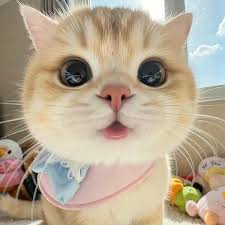
#> input picture OpenCV/Img/meo.jpg, 225 x 225 px, found by its file name
$ python 'Nhận diện đối tượng.py'
#> lines starting #> are read from the running program, lines starting #| are printed output that depends on the picture
# tổng quan  template Matching
# là phương pháp nhận dạng đối tượng cơ bản và dễ sử dụng
# phương pháp sẽ sử dụng bức ảnh nhận dạng (ảnh đích)
# quét trong vùng của ảnh anguoonf
# tuy nhiên phương ơhaps có nhược điểm khi ảnh bị xoay, scale

# một số hàm phương pháp ảnh nguồn(I), ảnh template(T), ma trận kết quả(R)

# eval(expression, [globals, locals)

# matchTemplate(image, templ, method)
# method là phương pháp so khớp
# Tên phương pháp	Ý nghĩa
# cv2.TM_CCOEFF	Hệ số tương quan
# cv2.TM_CCOEFF_NORMED	Hệ số tương quan chuẩn hóa (thường dùng)
# cv2.TM_CCORR	Tương quan trực tiếp
# cv2.TM_CCORR_NORMED	Tương quan chuẩn hóa
# cv2.TM_SQDIFF	Tổng bình phương sai khác
# cv2.TM_SQDIFF_NORMED	Tổng bình phương sai khác chuẩn hóa
# Với TM_SQDIFF và TM_SQDIFF_NORMED, giá trị nhỏ hơn = khớp tốt hơn.
# Các phương pháp còn lại: giá trị lớn hơn = khớp tốt hơn.

# minMaxLoc() cv2.minMaxLoc() ->minVal,maxVal, minLoc, maxLoc
#syntax
#
# minVal	Giá trị pixel nhỏ nhất
# maxVal	Giá trị pixel lớn nhất
# minLoc	(x, y) của pixel min
# maxLoc	(x, y) của pixel max
import cv2

# doc 2 buc anh
path1 = r"D:\Project Python AI\OpenCV\Img\meo.jpg"
path2 = r"D:\Project Python AI\OpenCV\Img\z6991144215860_f7ea3d6ddb9701fd685b155c72157b7b.jpg"

s_img = cv2.imread(path1)
#> s_img is the input picture: shape (225, 225, 3); mean B, G, R 145.6, 167.2, 182.1
# convert BGR -> RGB
s_img = cv2.cvtColor(s_img, cv2.COLOR_BGR2RGB)
t_img = cv2.imread(path2)
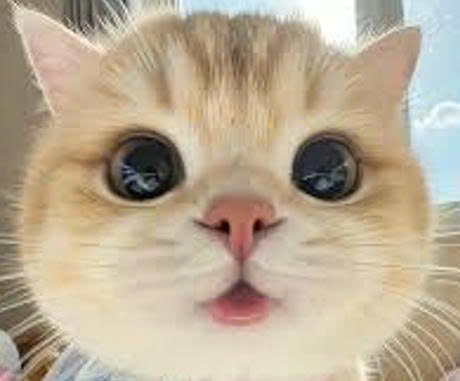
#> input picture OpenCV/Img/z6991144215860_f7ea3d6ddb9701fd685b155c72157b7b.jpg, 460 x 381 px, found by its file name
#> t_img is the input picture: shape (381, 460, 3); mean B, G, R 148.8, 171.3, 186.3
# convert BGR -> RGB
t_img = cv2.cvtColor(t_img, cv2.COLOR_BGR2RGB)

method = eval("cv2.TM_CCOEFF")
s_img_copy = s_img.copy()

res =cv2.matchTemplate(s_img_copy, t_img, method)
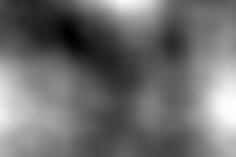
#> res: shape (157, 236) float32; min -83924904, max 120949008, mean 4947768.5; drawn with min black and max white
# hiển thị 2 bức ảnh


# xác định vị trí pixel  max, min

min_val, max_val, min_loc, max_loc = cv2.minMaxLoc(res)
#> min_val = -83924904; max_val = 120949008; min_loc = (70, 35); max_loc = (233, 106)

if method in [cv2.TM_SQDIFF_NORMED, cv2.TM_SQDIFF]:
    top_left =  min_loc
else:
    top_left = max_loc
#> top_left = (233, 106)

# nghĩa là ta tìm được vị trí top_left x y của ảnh t_img
# chỉ cần xác định chiều dài rộng là ra các điểm còn lại

heigh, width , channel = t_img.shape
#> heigh = 381; width = 460; channel = 3
bottom_right = (top_left[0] + width, top_left[1] + heigh)
#> bottom_right = (693, 487)

cv2.rectangle(s_img, top_left, bottom_right, (188, 0, 0), 100)
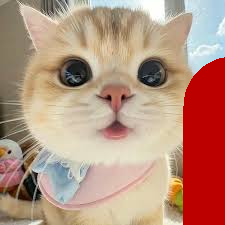
#> s_img: shape (225, 225, 3); mean R, G, B 183.5, 146.2, 127.8
print(f"pixel min")
#cv2.imshow("Anh Gốc",res)
cv2.imshow("ket qua", s_img)
k = cv2.waitKey(0) & 0xff
#> (key Esc is pressed here)
if(k == 27):
    cv2.destroyAllWindows()
